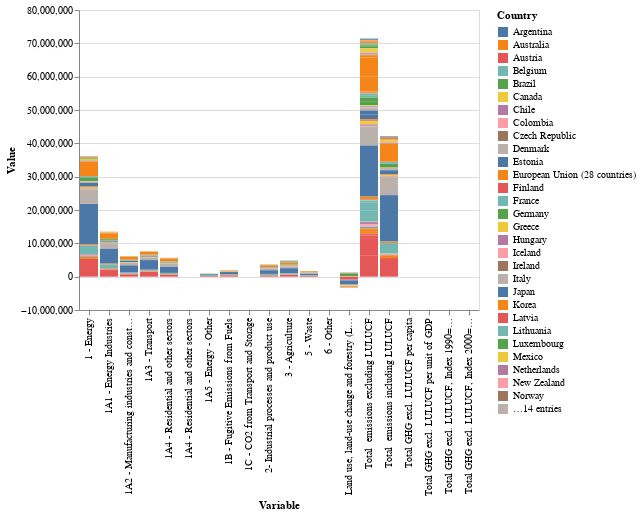

Notebook cell for this chart:
### Code cell
ddd = green_house_gas_1990_2018[green_house_gas_1990_2018["Year"] == 1990]
alt.Chart(ddd).mark_bar().encode(
    x='Variable',
    y='Value',
    color='Country'
)

### Figure 1 — Vega-Lite specification as saved in the notebook (floating-point values rounded to 4 significant figures; data arrays with more than 128 entries replaced by an {"elided": "..."} marker saying what was removed)
{"config": {"view": {"continuousWidth": 400, "continuousHeight": 300}}, "data": {"name": "data-b08b97ac49cfed41aba67c8e5f6d3a5b"}, "mark": "bar", "encoding": {"color": {"type": "nominal", "field": "Country"}, "x": {"type": "nominal", "field": "Variable"}, "y": {"type": "quantitative", "field": "Value"}}, "$schema": "https://vega.github.io/schema/vega-lite/v4.8.1.json", "datasets": {"data-b08b97ac49cfed41aba67c8e5f6d3a5b": {"elided": "1772 records"}}}
